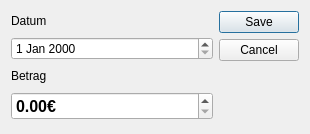
<?xml version="1.0" encoding="UTF-8"?>
<ui version="4.0">
 <class>Dialog</class>
 <widget class="QDialog" name="Dialog">
  <property name="geometry">
   <rect>
    <x>0</x>
    <y>0</y>
    <width>310</width>
    <height>134</height>
   </rect>
  </property>
  <property name="windowTitle">
   <string>Dialog</string>
  </property>
  <layout class="QHBoxLayout" name="horizontalLayout">
   <item>
    <layout class="QVBoxLayout" name="verticalLayout">
     <item>
      <widget class="QLabel" name="label">
       <property name="sizePolicy">
        <sizepolicy hsizetype="Preferred" vsizetype="Maximum">
         <horstretch>0</horstretch>
         <verstretch>0</verstretch>
        </sizepolicy>
       </property>
       <property name="text">
        <string>Datum</string>
       </property>
      </widget>
     </item>
     <item>
      <widget class="QDateEdit" name="dateEdit_date">
       <property name="sizePolicy">
        <sizepolicy hsizetype="Minimum" vsizetype="Maximum">
         <horstretch>0</horstretch>
         <verstretch>0</verstretch>
        </sizepolicy>
       </property>
      </widget>
     </item>
     <item>
      <widget class="QLabel" name="label_2">
       <property name="sizePolicy">
        <sizepolicy hsizetype="Preferred" vsizetype="Maximum">
         <horstretch>0</horstretch>
         <verstretch>0</verstretch>
        </sizepolicy>
       </property>
       <property name="text">
        <string>Betrag</string>
       </property>
      </widget>
     </item>
     <item>
      <widget class="QDoubleSpinBox" name="doubleSpinBox_amount">
       <property name="font">
        <font>
         <pointsize>12</pointsize>
         <weight>75</weight>
         <bold>true</bold>
        </font>
       </property>
       <property name="suffix">
        <string>€</string>
       </property>
       <property name="maximum">
        <double>10000000000000000.000000000000000</double>
       </property>
      </widget>
     </item>
    </layout>
   </item>
   <item>
    <widget class="QDialogButtonBox" name="buttonBox">
     <property name="orientation">
      <enum>Qt::Vertical</enum>
     </property>
     <property name="standardButtons">
      <set>QDialogButtonBox::Cancel|QDialogButtonBox::Save</set>
     </property>
    </widget>
   </item>
  </layout>
 </widget>
 <resources/>
 <connections>
  <connection>
   <sender>buttonBox</sender>
   <signal>accepted()</signal>
   <receiver>Dialog</receiver>
   <slot>accept()</slot>
   <hints>
    <hint type="sourcelabel">
     <x>248</x>
     <y>254</y>
    </hint>
    <hint type="destinationlabel">
     <x>157</x>
     <y>274</y>
    </hint>
   </hints>
  </connection>
  <connection>
   <sender>buttonBox</sender>
   <signal>rejected()</signal>
   <receiver>Dialog</receiver>
   <slot>reject()</slot>
   <hints>
    <hint type="sourcelabel">
     <x>316</x>
     <y>260</y>
    </hint>
    <hint type="destinationlabel">
     <x>286</x>
     <y>274</y>
    </hint>
   </hints>
  </connection>
 </connections>
</ui>
